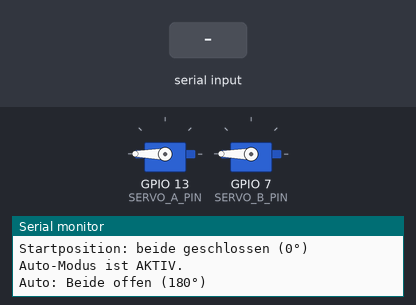
Simulated run of this sketch. Board: ESP32. Parts: 2 × servo, the last lines printed to the serial monitor. The test bench sets the inputs (shaded band).

Above: at 3.2 s.
3.3 s: "s" received over Serial
At 3.48 s:
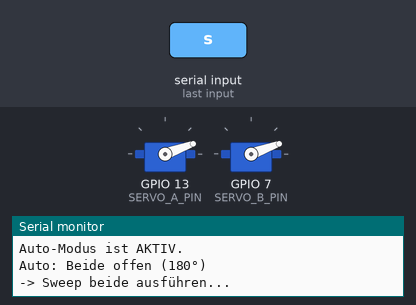
6.3 s: "1" received over Serial
At 6.7 s:
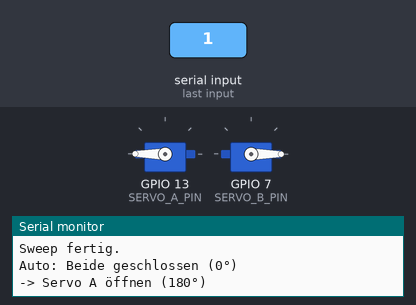
9.3 s: "2" received over Serial
At 10.6 s:
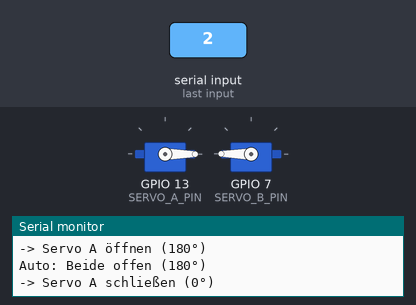
Timing chart, 0 to 18.3 s (numbered marks = the images above; inputs shaded):
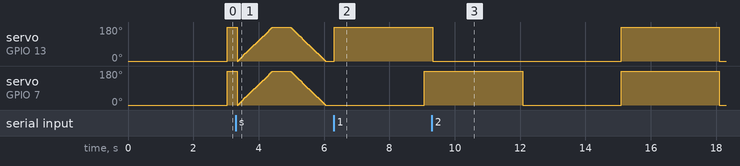

The sketch:

TEST_Servo.ino
```cpp
/*
 * Servo-Test für Gridbox ESP32 Station
 *
 * Testet zwei Ausgabe-Servos (Pin 8 und Pin 7).
 * - Auto-Modus: beide pendeln zwischen 0° und 180° alle 3 Sekunden
 * - Manuell per Serial:
 *   o = beide öffnen, c = beide schließen, s = Sweep beide
 *   1 = Servo A öffnen, 2 = Servo A schließen
 *   3 = Servo B öffnen, 4 = Servo B schließen
 *   a = Auto-Modus EIN/AUS
 *
 * Serial Monitor: 115200 Baud
 */

#include <ESP32Servo.h>

// Gleiche Konfiguration wie Hauptskript
#define SERVO_A_PIN 13
#define SERVO_B_PIN 7
#define SERVO_CLOSED_ANGLE 0
#define SERVO_OPEN_ANGLE 180
#define SERVO_MOVE_DELAY_MS 1500

Servo testServoA;
Servo testServoB;
bool autoMode = true;

void setup() {
  Serial.begin(115200);
  delay(2000);

  Serial.println();
  Serial.println("====== Gridbox Dual-Servo Test ======");
  Serial.println("Servo A Pin: " + String(SERVO_A_PIN));
  Serial.println("Servo B Pin: " + String(SERVO_B_PIN));
  Serial.println("Geschlossen: " + String(SERVO_CLOSED_ANGLE) + "°");
  Serial.println("Offen: " + String(SERVO_OPEN_ANGLE) + "°");
  Serial.println();
  Serial.println("Befehle (Serial):");
  Serial.println("  o = Beide öffnen (180°)");
  Serial.println("  c = Beide schließen (0°)");
  Serial.println("  s = Sweep beide (0° -> 180° -> 0°)");
  Serial.println("  1 = Servo A öffnen");
  Serial.println("  2 = Servo A schließen");
  Serial.println("  3 = Servo B öffnen");
  Serial.println("  4 = Servo B schließen");
  Serial.println("  a = Auto-Modus EIN/AUS");
  Serial.println();

  int chA = testServoA.attach(SERVO_A_PIN);
  int chB = testServoB.attach(SERVO_B_PIN);

  testServoA.write(SERVO_CLOSED_ANGLE);
  testServoB.write(SERVO_CLOSED_ANGLE);

  Serial.println("Servo A attach channel: " + String(chA));
  Serial.println("Servo B attach channel: " + String(chB));
  Serial.println("Startposition: beide geschlossen (0°)");
  Serial.println("Auto-Modus ist AKTIV.");
}

void loop() {
  // Serial-Befehle prüfen
  if (Serial.available()) {
    char cmd = Serial.read();
    while (Serial.available()) Serial.read();  // Rest verwerfen

    switch (cmd) {
      case 'o':
      case 'O':
        Serial.println("-> Beide öffnen (180°)");
        testServoA.write(SERVO_OPEN_ANGLE);
        testServoB.write(SERVO_OPEN_ANGLE);
        break;
      case 'c':
      case 'C':
        Serial.println("-> Beide schließen (0°)");
        testServoA.write(SERVO_CLOSED_ANGLE);
        testServoB.write(SERVO_CLOSED_ANGLE);
        break;
      case 's':
      case 'S':
        Serial.println("-> Sweep beide ausführen...");
        doSweep();
        break;
      case '1':
        Serial.println("-> Servo A öffnen (180°)");
        testServoA.write(SERVO_OPEN_ANGLE);
        break;
      case '2':
        Serial.println("-> Servo A schließen (0°)");
        testServoA.write(SERVO_CLOSED_ANGLE);
        break;
      case '3':
        Serial.println("-> Servo B öffnen (180°)");
        testServoB.write(SERVO_OPEN_ANGLE);
        break;
      case '4':
        Serial.println("-> Servo B schließen (0°)");
        testServoB.write(SERVO_CLOSED_ANGLE);
        break;
      case 'a':
      case 'A':
        autoMode = !autoMode;
        Serial.println(String("-> Auto-Modus: ") + (autoMode ? "AKTIV" : "INAKTIV"));
        break;
      default:
        Serial.println("Unbekannter Befehl. o/c/s/1/2/3/4/a");
    }
  }

  // Auto-Modus: beide pendeln zwischen offen und geschlossen
  static unsigned long lastToggle = 0;
  static bool isOpen = false;

  if (autoMode && millis() - lastToggle >= 3000) {
    lastToggle = millis();
    isOpen = !isOpen;

    int angle = isOpen ? SERVO_OPEN_ANGLE : SERVO_CLOSED_ANGLE;
    testServoA.write(angle);
    testServoB.write(angle);

    Serial.print("Auto: ");
    Serial.print(isOpen ? "Beide offen" : "Beide geschlossen");
    Serial.println(" (" + String(angle) + "°)");
  }

  delay(50);
}

void doSweep() {
  // 0° -> 180°
  for (int a = SERVO_CLOSED_ANGLE; a <= SERVO_OPEN_ANGLE; a += 5) {
    testServoA.write(a);
    testServoB.write(a);
    delay(30);
  }
  delay(500);

  // 180° -> 0°
  for (int a = SERVO_OPEN_ANGLE; a >= SERVO_CLOSED_ANGLE; a -= 5) {
    testServoA.write(a);
    testServoB.write(a);
    delay(30);
  }
  Serial.println("Sweep fertig.");
}
```

Measured:
- after the input at 6.3 s, servo on GPIO 13 (SERVO_A_PIN): 0° → 180° after 0.01 s instead of 2.8 s
